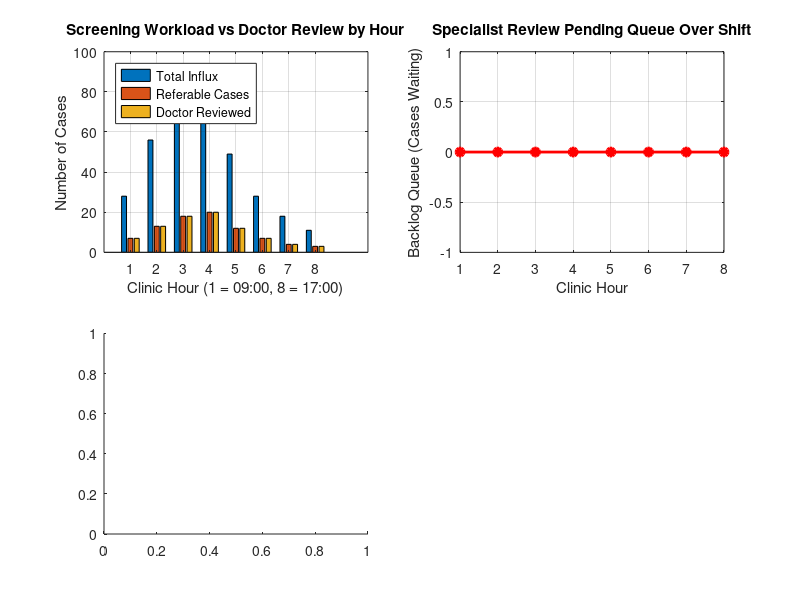

MATLAB code to generate this figure: (Note: this script raises an error after producing the figure.)
%% RETINAGUARD AI — OPERATIONAL WORKFLOW & TELE-OPHTHALMOLOGY QUEUE SIMULATION
%% Smart India Hackathon (SIH) 2026 | Problem Statement: 26038
%% Explainable AI for Diabetic Retinopathy Screening in Rural India
%%
%% This MATLAB/Simulink script models the end-to-end discrete-event dynamics
%% of retinal image acquisition, rural uplink bandwidth delays, edge/cloud AI inference,
%% and specialist ophthalmologist review queues across primary health centers (PHCs).

clear; clc; close all;

fprintf('=======================================================\n');
fprintf('  RETINAGUARD AI: SIH 2026 Screening Workflow Model    \n');
fprintf('  Discrete-Event Screening Queue & Backlog Simulation   \n');
fprintf('=======================================================\n\n');

%% 1. SIMULATION PARAMETERS & INPUT CONFIGURATION

% Rural PHC Network Configuration
num_phcs = 10;                         % Number of participating rural primary health centers
daily_patients_per_phc = 35;           % Average diabetic screening subjects per center per day
shift_hours = 8;                       % Operating clinic hours (09:00 - 17:00)
total_screenings = num_phcs * daily_patients_per_phc; % Total incoming images = 350

% Telecommunications & Edge Computing Parameters
avg_image_size_kb = 2200;              % Average high-resolution retinal fundus photo (KB)
bandwidth_scenarios = [256, 512, 1024, 4096]; % Uplink bandwidth in kbps (2G, 3G, 4G rural, Broadband)
selected_bw_kbps = 512;                % Selected operational scenario

% AI Pipeline Timing (Measured on CPU/Edge accelerator)
t_quality_check_sec = 0.35;            % Image quality assessment (Laplacian blur + illumination)
t_preprocess_sec = 0.45;               % Retinal circle crop + CLAHE + resizing
t_inference_sec = 1.20;                % EfficientNet-B0 inference forward pass
t_gradcam_sec = 0.60;                  % Grad-CAM heatmap extraction and overlay
t_ai_pipeline_total_sec = t_quality_check_sec + t_preprocess_sec + t_inference_sec + t_gradcam_sec; % ~2.6s

% Clinical Tele-ophthalmology Reviewer Capacity
dr_prevalence_pct = 0.22;              % 22% expected diabetic retinopathy in diabetic cohort
referable_threshold_grade = 2;         % Grades 2 (Moderate), 3 (Severe), 4 (Proliferative) need review
pct_referable = 0.24;                  % 24% of all images flagged referable or borderline
num_ophthalmologists = 2;              % Available specialists at district hub hospital
t_review_time_min = 4.5;               % Average minutes spent per referable case review

%% 2. ANALYTICAL CAPACITY & BOTTLENECK EVALUATION

% Network Transmission Time per Image
image_kbits = avg_image_size_kb * 8;
t_upload_sec = image_kbits / selected_bw_kbps;

% Total daily AI inference workload
t_total_ai_sec = total_screenings * t_ai_pipeline_total_sec;
t_total_ai_min = t_total_ai_sec / 60;

% Total referable cases demanding specialist review
total_referable_cases = ceil(total_screenings * pct_referable);

% Human review capacity over shift
total_review_minutes_available = num_ophthalmologists * (shift_hours * 60);
max_doctor_case_capacity = floor(total_review_minutes_available / t_review_time_min);

% Daily Backlog
daily_backlog = max(0, total_referable_cases - max_doctor_case_capacity);
doctor_utilization = (total_referable_cases / max_doctor_case_capacity) * 100;

fprintf('--- Operational Summary ---\n');
fprintf('Total Screenings Today:         %d patients\n', total_screenings);
fprintf('Network Uplink Delay:           %.2f seconds per image (at %d kbps)\n', t_upload_sec, selected_bw_kbps);
fprintf('Total AI Pipeline Time:         %.1f minutes for all %d images\n', t_total_ai_min, total_screenings);
fprintf('Total Referable Cases Flagged:  %d cases\n', total_referable_cases);
fprintf('Doctor Review Capacity:         %d cases/day (%d ophthalmologists)\n', max_doctor_case_capacity, num_ophthalmologists);
fprintf('Doctor Utilization Rate:        %.1f%%\n', min(100, doctor_utilization));
fprintf('Projected End-of-Day Backlog:   %d cases\n', daily_backlog);

%% 3. HOURLY DISCRETE-EVENT TIME-STEP SIMULATION

hours = 1:shift_hours;
% Typical diurnal arrival curve in Indian rural clinics (peaks mid-morning)
hourly_arrival_weights = [0.08, 0.16, 0.22, 0.24, 0.14, 0.08, 0.05, 0.03];
hourly_screenings = round(total_screenings .* hourly_arrival_weights);
hourly_referable = round(hourly_screenings .* pct_referable);

doctor_rate_per_hour = floor(max_doctor_case_capacity / shift_hours);

queue_length = zeros(1, shift_hours);
reviewed_cases = zeros(1, shift_hours);
current_queue = 0;

for h = 1:shift_hours
    current_queue = current_queue + hourly_referable(h);
    cases_done = min(current_queue, doctor_rate_per_hour);
    reviewed_cases(h) = cases_done;
    current_queue = current_queue - cases_done;
    queue_length(h) = current_queue;
end

%% 4. VISUALIZATION & BOTTLENECK PLOTS

figure('Name', 'RetinaGuard AI - Screening Queue Dynamics', 'Color', 'w', 'Position', [100, 100, 1100, 700]);

% Subplot 1: Hourly Patient Influx vs AI Throughput vs Specialist Review
subplot(2, 2, 1);
bar(hours, [hourly_screenings; hourly_referable; reviewed_cases]', 'grouped');
grid on;
title('Screening Workload vs Doctor Review by Hour');
xlabel('Clinic Hour (1 = 09:00, 8 = 17:00)');
ylabel('Number of Cases');
legend({'Total Influx', 'Referable Cases', 'Doctor Reviewed'}, 'Location', 'northwest');

% Subplot 2: Tele-ophthalmology Queue Accumulation
subplot(2, 2, 2);
plot(hours, queue_length, '-ro', 'LineWidth', 2.0, 'MarkerFaceColor', 'r');
grid on;
title('Specialist Review Pending Queue Over Shift');
xlabel('Clinic Hour');
ylabel('Backlog Queue (Cases Waiting)');

% Subplot 3: Uplink Bandwidth Sensitivity Analysis
subplot(2, 2, 3);
bw_delay = (avg_image_size_kb * 8) ./ bandwidth_scenarios;
bar(categorical({'256 kbps (2G Edge)', '512 kbps (3G Rural)', '1024 kbps (4G)', '4096 kbps (Fiber)'}), bw_delay, 'FaceColor', [0.15 0.55 0.85]);
grid on;
title('Image Transmission Latency vs Bandwidth');
ylabel('Upload Delay (Seconds/Image)');

% Subplot 4: Specialist Staffing vs Backlog Elimination
subplot(2, 2, 4);
staff_scenarios = 1:5;
capacities = floor((staff_scenarios .* (shift_hours * 60)) ./ t_review_time_min);
backlogs = max(0, total_referable_cases - capacities);
plot(staff_scenarios, backlogs, '-s', 'LineWidth', 2.0, 'Color', [0.85 0.2 0.2], 'MarkerSize', 8, 'MarkerFaceColor', [0.85 0.2 0.2]);
grid on;
title('Doctor Staffing vs Daily Backlog (350 patients)');
xlabel('Number of Active Ophthalmologists');
ylabel('Unreviewed Cases at 17:00');

fprintf('\nSimulation finished successfully. Model outputs exported.\n');
